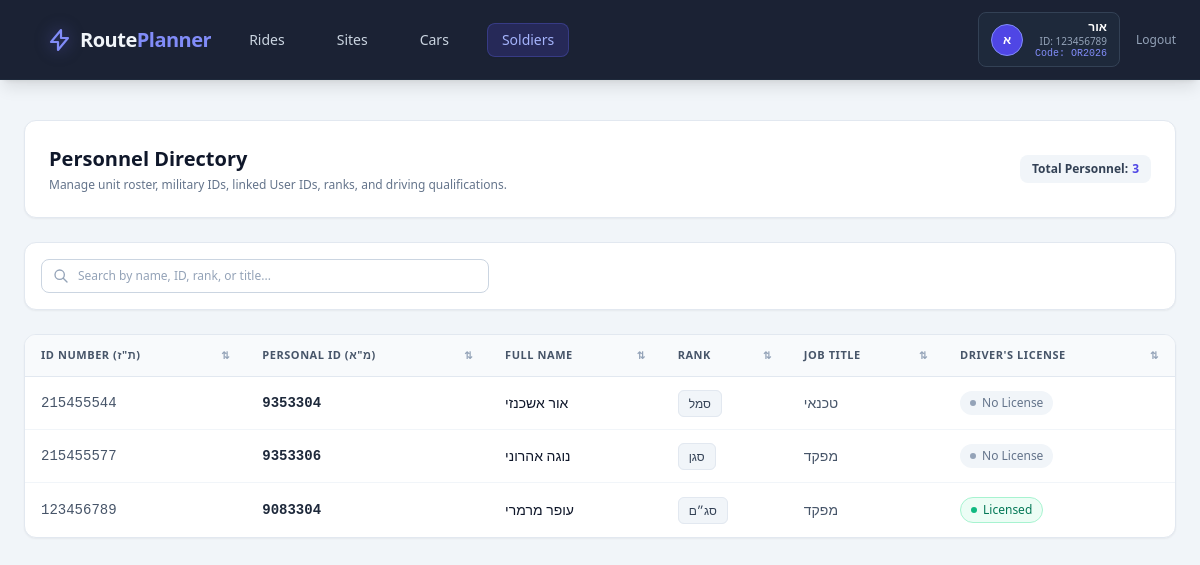
The app's page /soldiers/ (signed in), older data.
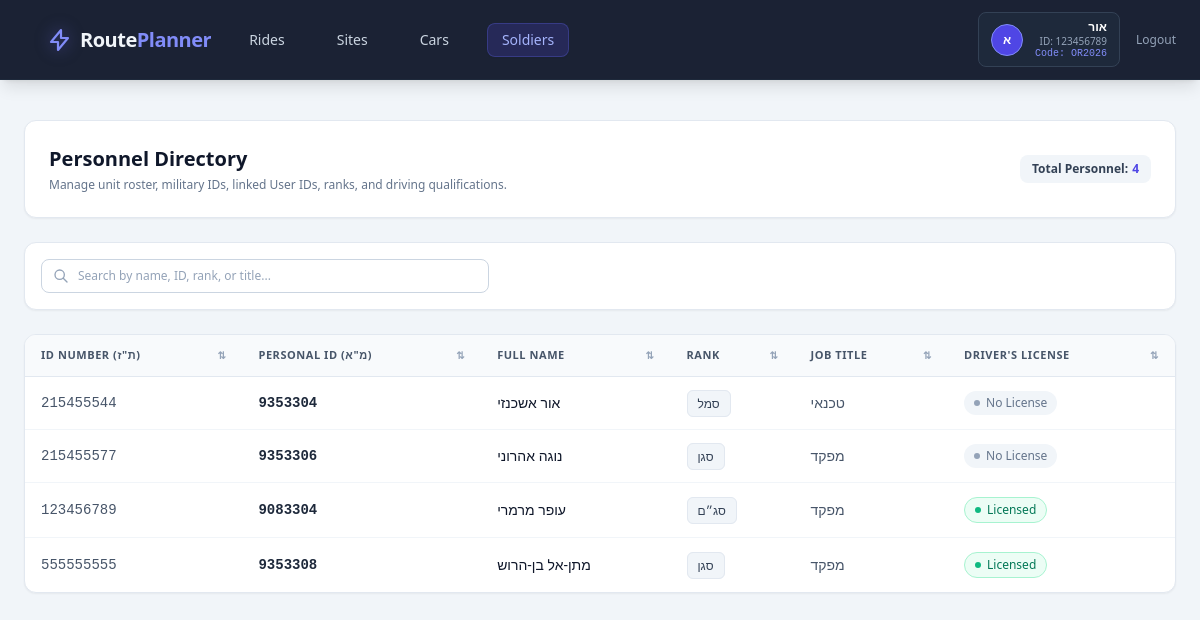
The same page, newer data.
### app/models.py (models this page shows, shortened)
class User(db.Model, UserMixin):
    __tablename__ = 'users'
    id = db.Column(db.String(50), primary_key=True)  # Stores Israeli ID (ת"ז)
    full_name = db.Column(db.String(100), nullable=False)
    phone_number = db.Column(db.String(20), nullable=False)
    password_hash = db.Column(db.String(255), nullable=False)
    used_invitation_code = db.Column(db.String(50), nullable=True)

class Soldier(db.Model):
    __tablename__ = 'soldiers'
    id = db.Column(db.Integer, primary_key=True, autoincrement=True)
    id_number = db.Column(db.String(9), db.ForeignKey('users.id'), unique=True, nullable=True)
    personal_id = db.Column(db.String(20), unique=True, nullable=False)  # מ"א
    full_name = db.Column(db.String(100), nullable=False)
    rank = db.Column(db.String(50), nullable=False)
    job_title = db.Column(db.String(100), nullable=False)
    has_driver_license = db.Column(db.Boolean, default=False, nullable=False)
    user = db.relationship('User', backref=db.backref('soldier_profile', uselist=False))

### app/routes/soldiers.py (the view, shortened to what this page needs)
@soldiers_bp.route('/', methods=['GET', 'POST'])
@login_required
def list_soldiers():
    soldiers = Soldier.query.all()
    users = User.query.all()
    return render_template(
        'soldiers.html',
        soldiers=soldiers,
        ranks=RANKS,
        job_titles=JOB_TITLES,
        users=users
    )

### app/templates/soldiers.HTML (shortened to what this page needs)
{% extends 'base.html' %}
{% block content %}
<div class="space-y-6">
   <div class="flex flex-col sm:flex-row justify-between items-start sm:items-center gap-4 bg-white dark:bg-slate-800 p-6 rounded-xl shadow-sm border border-slate-200 dark:border-slate-700">
    <div>
        <h1 class="text-xl font-bold text-slate-900 dark:text-slate-100" data-en="Personnel Directory" data-he="ניהול חיילים וסגל">Personnel Directory</h1>
        <p class="text-xs text-slate-500 dark:text-slate-400 mt-1" data-en="Manage unit roster, military IDs, linked User IDs, ranks, and driving qualifications." data-he="ניהול רשימת החיילים, תעודת זהות, מספר אישי, דרגות והסמכות נהיגה">
        </p>
    </div>
    <div class="flex w-full sm:w-auto flex-wrap items-center gap-2 sm:gap-3">
        <span class="px-3 py-1.5 rounded-lg bg-slate-100 dark:bg-slate-700 text-slate-700 dark:text-slate-200 text-xs font-semibold flex items-center gap-1">
            <span data-en="Total Personnel:" data-he="סה&quot;כ חיילים:">Total Personnel:</span>
            <span class="font-bold text-indigo-600 dark:text-indigo-400" id="totalPersonnelCount">{{ soldiers | length }}</span>
        </span>
    </div>
</div>
 <div class="flex flex-col sm:flex-row items-center justify-between gap-4 bg-white dark:bg-slate-800 p-4 rounded-xl shadow-sm border border-slate-200 dark:border-slate-700">
        <div class="relative w-full max-w-md">
            <input type="text"
                   id="searchInput"
                   onkeyup="filterSoldiers()"
                   placeholder="Search by name, ID, rank, or title..."
                   data-en-placeholder="Search by name, ID, rank, or title..."
                   data-he-placeholder="חפש לפי שם, ת&quot;ז, מ&quot;א, דרגה או תפקיד..."
                   class="w-full pl-9 pr-4 py-2 text-xs rounded-lg border border-slate-300 dark:border-slate-600 bg-white dark:bg-slate-900 text-slate-900 dark:text-slate-100 placeholder-slate-400 focus:ring-2 focus:ring-indigo-500 focus:border-indigo-500 outline-none transition">
            <div class="absolute inset-y-0 left-0 pl-3 flex items-center pointer-events-none text-slate-400">
            </div>
        </div>
    </div>
<div class="bg-white dark:bg-slate-800 rounded-xl shadow-sm border border-slate-200 dark:border-slate-700 overflow-hidden">
    <div>
        <table class="w-full text-left border-collapse" id="soldiersTable">
            <thead class="hidden md:table-header-group">
                <tr class="bg-slate-50 dark:bg-slate-700/50 text-slate-600 dark:text-slate-300 text-[11px] font-bold uppercase tracking-wider border-b border-slate-200 dark:border-slate-700">
                    <th onclick="sortTable(0)" class="py-3 px-4 cursor-pointer hover:bg-slate-100 dark:hover:bg-slate-700 transition select-none">
                        <div class="flex items-center justify-between">
                            <span data-en="ID Number (ת&quot;ז)" data-he="תעודת זהות">ID Number</span>
                            <span class="sort-icon text-slate-400 text-[10px] ml-1">⇅</span>
                        </div>
                    </th>
                    <th onclick="sortTable(1)" class="py-3 px-4 cursor-pointer hover:bg-slate-100 dark:hover:bg-slate-700 transition select-none">
                        <div class="flex items-center justify-between">
                            <span data-en="Personal ID (מ&quot;א)" data-he="מספר אישי">Personal ID</span>
                            <span class="sort-icon text-slate-400 text-[10px] ml-1">⇅</span>
                        </div>
                    </th>
                    <th onclick="sortTable(2)" class="py-3 px-4 cursor-pointer hover:bg-slate-100 dark:hover:bg-slate-700 transition select-none">
                        <div class="flex items-center justify-between">
                            <span data-en="Full Name" data-he="שם מלא">Full Name</span>
                            <span class="sort-icon text-slate-400 text-[10px] ml-1">⇅</span>
                        </div>
                    </th>
                    <th onclick="sortTable(3)" class="py-3 px-4 cursor-pointer hover:bg-slate-100 dark:hover:bg-slate-700 transition select-none">
                        <div class="flex items-center justify-between">
                            <span data-en="Rank" data-he="דרגה">Rank</span>
                            <span class="sort-icon text-slate-400 text-[10px] ml-1">⇅</span>
                        </div>
                    </th>
                    <th onclick="sortTable(4)" class="py-3 px-4 cursor-pointer hover:bg-slate-100 dark:hover:bg-slate-700 transition select-none">
                        <div class="flex items-center justify-between">
                            <span data-en="Job Title" data-he="תפקיד">Job Title</span>
                            <span class="sort-icon text-slate-400 text-[10px] ml-1">⇅</span>
                        </div>
                    </th>
                    <th onclick="sortTable(5)" class="py-3 px-4 cursor-pointer hover:bg-slate-100 dark:hover:bg-slate-700 transition select-none">
                        <div class="flex items-center justify-between">
                            <span data-en="Driver's License" data-he="רישיון נהיגה">Driver's License</span>
                            <span class="sort-icon text-slate-400 text-[10px] ml-1">⇅</span>
                        </div>
                    </th>
                </tr>
            </thead>
            <tbody class="divide-y divide-slate-100 dark:divide-slate-700 text-sm" id="tableBody">
                {% if soldiers %}
                    {% for s in soldiers %}
                    <tr class="soldier-row block md:table-row mb-3 md:mb-0 rounded-lg md:rounded-none border border-slate-200 dark:border-slate-700 md:border-0 bg-white dark:bg-slate-800 md:bg-transparent md:dark:bg-transparent shadow-sm md:shadow-none p-3 md:p-0 hover:bg-slate-50/50 dark:hover:bg-slate-700/30 transition">
                        <td class="flex md:table-cell items-center justify-between gap-4 py-2 px-0 md:py-3.5 md:px-4 font-mono text-slate-600 dark:text-slate-400">
                            <span>{{ s.id_number or '' }}</span>
                        </td>
                        <td class="flex md:table-cell items-center justify-between gap-4 py-2 px-0 md:py-3.5 md:px-4 font-mono font-semibold text-slate-800 dark:text-slate-200">
                            <span>{{ s.personal_id }}</span>
                        </td>
                        <td class="flex md:table-cell items-center justify-between gap-4 py-2 px-0 md:py-3.5 md:px-4 font-medium text-slate-900 dark:text-slate-100">
                            <span class="text-right break-words">{{ s.full_name }}</span>
                        </td>
                        <td class="flex md:table-cell items-center justify-between gap-4 py-2 px-0 md:py-3.5 md:px-4">
                            <span class="bg-slate-100 dark:bg-slate-700 text-slate-700 dark:text-slate-300 font-medium px-2.5 py-1 rounded-md text-xs border border-slate-200 dark:border-slate-600">
                                {{ s.rank }}
                            </span>
                        </td>
                        <td class="flex md:table-cell items-center justify-between gap-4 py-2 px-0 md:py-3.5 md:px-4 text-slate-600 dark:text-slate-300">
                            <span class="text-right break-words">{{ s.job_title }}</span>
                        </td>
                        <td class="flex md:table-cell items-center justify-between gap-4 py-2 px-0 md:py-3.5 md:px-4" data-sort="{{ 1 if s.has_driver_license else 0 }}">
                            {% if s.has_driver_license %}
                                <span class="inline-flex items-center gap-1.5 bg-emerald-50 dark:bg-emerald-950/40 text-emerald-700 dark:text-emerald-400 text-xs px-2.5 py-1 rounded-full font-medium border border-emerald-200 dark:border-emerald-800">
                                    <span class="w-1.5 h-1.5 rounded-full bg-emerald-500"></span>
                                    <span data-en="Licensed" data-he="בעל רישיון">Licensed</span>
                                </span>
                            {% else %}
                                <span class="inline-flex items-center gap-1.5 bg-slate-100 dark:bg-slate-700 text-slate-500 dark:text-slate-400 text-xs px-2.5 py-1 rounded-full font-medium">
                                    <span class="w-1.5 h-1.5 rounded-full bg-slate-400"></span>
                                    <span data-en="No License" data-he="ללא רישיון">No License</span>
                                </span>
                            {% endif %}
                        </td>
                    </tr>
                    {% endfor %}
                {% else %}
                    <tr id="noDataRow">
                        <td colspan="7" class="py-8 text-center text-slate-400 dark:text-slate-500 italic" data-en="No soldiers registered in the system." data-he="אין חיילים רשומים במערכת.">
                            No soldiers registered in the system.
                        </td>
                    </tr>
                {% endif %}
            </tbody>
        </table>
    </div>
</div>
{% endblock %}

### app/templates/base.HTML (shortened to what this page needs)
<!DOCTYPE html>
<html lang="en">
<head>
    <html lang="en-GB"></html>
    <script src="https://cdn.tailwindcss.com"></script>
</head>
<body class="bg-slate-100 dark:bg-slate-900 font-sans text-slate-800 dark:text-slate-100 flex flex-col min-h-screen transition-colors duration-200">
<nav class="sticky top-0 z-50 bg-slate-900/95 backdrop-blur-md text-white px-4 sm:px-6 py-3 shadow-lg border-b border-slate-800">
    <div class="flex flex-wrap justify-between items-center gap-y-2">
        <div class="flex min-w-0 items-center space-x-2 sm:space-x-4 md:space-x-6">
           <a href="{{ url_for('trips.list_trips') if current_user.is_authenticated else '#' }}" class="flex min-w-0 items-center gap-2 group">
    <span class="truncate text-lg sm:text-xl font-bold tracking-tight text-slate-100 group-hover:text-white transition-colors">
        Route<span class="text-indigo-400 font-extrabold">Planner</span>
    </span>
</a>
            {% if current_user.is_authenticated and request.endpoint not in ['auth.login', 'auth.register'] %}
                <div class="hidden md:flex items-center space-x-6">
                    <a href="{{ url_for('trips.list_trips') }}" class="px-3.5 py-1.5 rounded-lg text-sm font-medium transition-all duration-200 {{ 'bg-indigo-600/20 text-indigo-300 border border-indigo-500/30 shadow-sm' if request.endpoint.startswith('trips.') else 'text-slate-300 hover:text-white hover:bg-slate-700/50' }}" data-en="Rides" data-he="נסיעות">
        </a>
        <a href="{{ url_for('sites.list_sites') }}" class="px-3.5 py-1.5 rounded-lg text-sm font-medium transition-all duration-200 {{ 'bg-indigo-600/20 text-indigo-300 border border-indigo-500/30 shadow-sm' if request.endpoint.startswith('sites.') else 'text-slate-300 hover:text-white hover:bg-slate-700/50' }}" data-en="Sites" data-he="אתרים">
        </a>
        <a href="{{ url_for('cars.list_cars') }}" class="px-3.5 py-1.5 rounded-lg text-sm font-medium transition-all duration-200 {{ 'bg-indigo-600/20 text-indigo-300 border border-indigo-500/30 shadow-sm' if request.endpoint.startswith('cars.') else 'text-slate-300 hover:text-white hover:bg-slate-700/50' }}" data-en="Cars" data-he="רכבים">
        </a>
        <a href="{{ url_for('soldiers.list_soldiers') }}" class="px-3.5 py-1.5 rounded-lg text-sm font-medium transition-all duration-200 {{ 'bg-indigo-600/20 text-indigo-300 border border-indigo-500/30 shadow-sm' if request.endpoint.startswith('soldiers.') else 'text-slate-300 hover:text-white hover:bg-slate-700/50' }}" data-en="Soldiers" data-he="חיילים">
        </a>
    </div>
            {% endif %}
        </div>
        <div class="ml-auto flex shrink-0 items-center space-x-2 sm:space-x-4">
            {% if current_user.is_authenticated %}
                <div class="relative">
                    <button id="settingsBtn" class="flex items-center space-x-2 sm:space-x-3 bg-slate-800 hover:bg-slate-700 px-2 sm:px-3 py-1.5 rounded-lg border border-slate-700 transition focus:outline-none" title="User Settings">
                        <div class="relative w-7 h-7 sm:w-8 sm:h-8 rounded-full bg-indigo-600 flex items-center justify-center font-bold text-white text-xs border border-indigo-400 group">
                            <span class="group-hover:opacity-20 transition-opacity">
                                {{ (current_user.full_name or current_user.id)[0] | upper }}
                            </span>
                        </div>
                        <div class="text-right leading-tight hidden sm:block">
                            <p class="text-xs font-bold text-white">{{ current_user.full_name or current_user.id }}</p>
                            <p class="text-[10px] text-slate-400">ID: {{ current_user.id }}</p>
                            {% if current_user.used_invitation_code %}
                                <p class="text-[10px] text-indigo-400 font-mono">Code: {{ current_user.used_invitation_code }}</p>
                            {% endif %}
                        </div>
                    </button>
                </div>
                <a href="{{ url_for('auth.logout') }}" class="text-xs text-slate-400 hover:text-white transition ml-2" data-en="Logout" data-he="התנתק">Logout</a>
            {% endif %}
        </div>
    </div>
</nav>
<main class="max-w-7xl mx-auto p-4 sm:p-6 flex-grow w-full">
    {% block content %}{% endblock %}
</main>
</body>
</html>

Row changes from the older to the newer data that the page shows:
added Soldier: id_number "555555555", personal_id "9353308", full_name "מתן-אל בן-הרוש", rank "סגן", job_title "מפקד", has_driver_license True (drawn)
Text that changed along with them:
{{ soldiers | length }}: "3" → "4"
